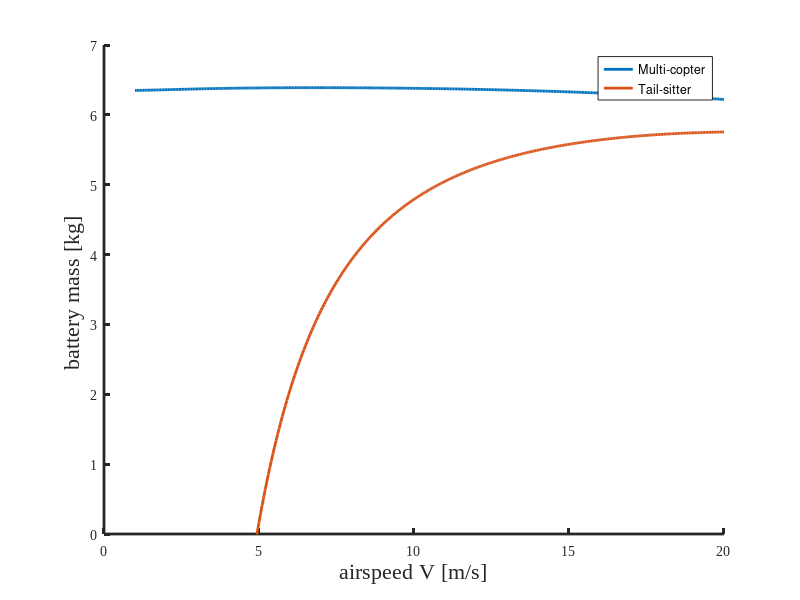
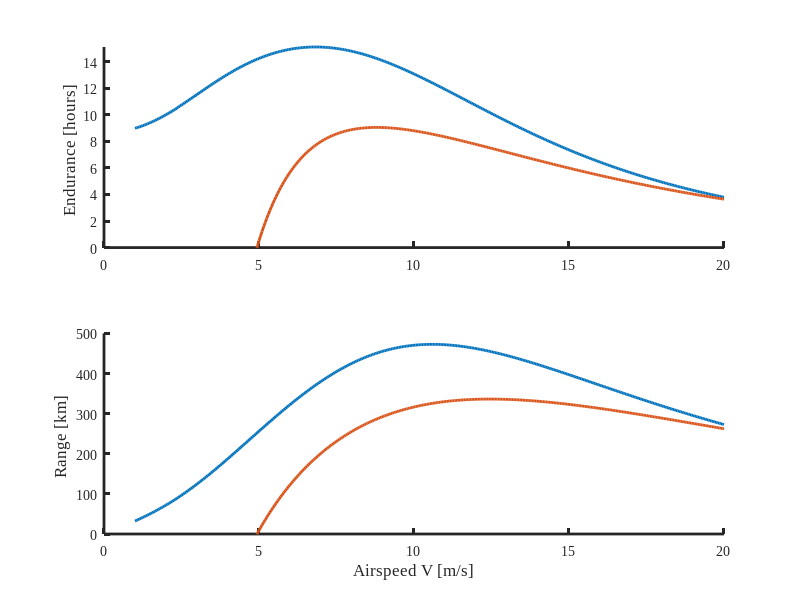
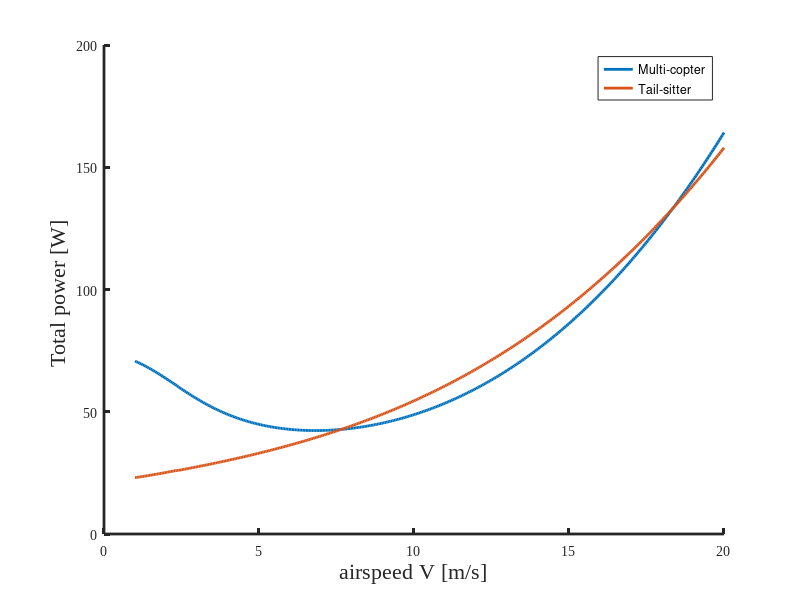

The MATLAB source for these figures, in order:
%%%% Titan Aerial Daughtercraft (TAD) %%%%%%%%%%%%%%%%
%%%% Momentum theory based parametric analysis %%%%%%%
%%%% Tailsitter multi-copter comparison %%%%%%%%%%%%%%
%%%% 07/09/2018 %%%%%%%%%%%%%%%%%%%%%%%%%%%%%%%%%%%%%%
%%%% Daiju uehara, Larry Matthies, Phil Tokumaru %%%%% 

clc 
clear all

% Define planet paremeters on Titan
a = 190;% speed of sound [m/s]
rho = 5.34;% air density [kg/m^3]
g = 1.352;% gravity [m/s^2]
nu = 1.2e-6;% kinematic viscosity [m^2/s]

%%
% Define vehicle parameters
m = 10;% vehicle mass [kg]
N = m*g;% vehicle weight [N]
Nrt = 2;% number of rotor
Nrm = 4;

% Hover performance assumption
FM = 0.72;% rotor figure of merit is given parameter in this analysis 
Mtip = 0.18;% Tip mach number
DL = 50/g;% disk loading [kg/m^2] typical for toy-scale helicopter?

% Parameters of each rotor 
Vtip = Mtip*a;% Tip speed [m/s]

At = m/Nrt/DL;% disk area
Am = m/Nrm/DL;% disk area
Rt = sqrt(At/pi);% rotor radius [m]
Rm = sqrt(Am/pi);% rotor radius [m]
omegat = Vtip/Rt;% angular velocity [rad/s]
omegam = Vtip/Rm;% angular velocity [rad/s]

RPMt = 2*pi/omegat*60;% angular velocity [RPM]
RPMm = 2*pi/omegam*60;% angular velocity [RPM]

% Ideal hover power 
Tht = N/Nrt;%thrust of each rotor for hover
vht = sqrt(DL*g/2/rho);% ideal induced velocity in hover
Pht = Tht*vht;% ideal induced power in hover
Thm = N/Nrm;%thrust of each rotor for hover
vhm = sqrt(DL*g/2/rho);% ideal induced velocity in hover
Phm = Thm*vhm;% ideal induced power in hover

% Payload/fuselage design
df = 300;% fuselage density [kg/m^3]
% rf = (m/df*3/4*1/pi)^(1/3);
rf = 0.050;
Af = pi*rf^2;% fuselage frontal area [m^2]

mp = 2;% payload mass [kg]
ma = 0.5;% avionics mass [kg]
da = 2500;% avionics density [kg/m^3]
va = ma/da;% avionics volume [m^3]
de = 2500;% energy storage density [kg/m^3]

Cdmulti = 1.5;% drag multiplier

% Efficiency coefficients
etam = 0.80;% motor efficiency 
etac = 0.95;% control efficiency 

etafw = FM*etam*etac;% total forward flight efficiency
kinduced = 1.15;% induced power factor 

% Blade parameters
dblade = 0.15;% blade mass density based on disk area [kg/m^2]
mbladet = dblade*At*4;
mbladem = dblade*Am*4;
Cdblade = 0.007;% blade drag coefficient

% Support tube mass
msupport = 0;

% Motor constant 
m1 = 0.003;% motor constant [kg]
m2 = 0.322;% motor constant [kg/N-m]

% Battery specific energy
Ebconst = 100;% Wh/kg

%%
% Level flight analysis
V = 1:0.05:20;% forward speed flight range

mbattery = 0;
% Matrix allocation
timet = zeros(1,length(V));
timem = zeros(1,length(V));

hourst = zeros(1,length(V));
hoursm = zeros(1,length(V));

ranget = zeros(1,length(V));
rangem = zeros(1,length(V));

Pst = zeros(1,length(V));
Psm = zeros(1,length(V));

mbat = zeros(1,length(V));
mbam = zeros(1,length(V));

Thrustt = zeros(1,length(V));
Thrustm = zeros(1,length(V));

Ss = zeros(1,length(V));
kwss = zeros(1,length(V));
% kbs = zeros(1,length(V));
% vs = zeros(1,length(V));

kw = 20;% wing weight coefficient [N/m^2]
AR = 6;
CD0 = 0.03;
e = 0.75;
K = 1/pi/AR/e;
CL = sqrt(CD0/K);
counter = 0;

for ii = 1:length(V)
% Tail sitter
        Re = V(1,ii)*2*rf/nu;% Reynolds number
        if Re < 2e5
            Cdbody = 0.47;% drag coefficient of vehicle body
        else
            Cdbody = 0.3;
        end
        S = 2*N/rho/CL/(V(1,ii)^2);
        mwing = kw*S;
        kws = N/S;
        Dwing = 1/2*rho*(CD0+K*CL^2)*S*V(1,ii)^2;
        Dbody = 1/2*Cdbody*V(1,ii)^2*rho*Af;% parasite drag [N]
        Ttotal = Dwing+Dbody;
%         Ttotal = Dwing;
        Trotor = Ttotal/Nrt;
        
        vtemp = sqrt(Trotor/2/rho/At);
        vclimb = vtemp*(-V(1,ii)/(2*vtemp)+sqrt(1+(V(1,ii)/(2*vtemp))^2));% induced velocity in climb [m/s]

        Ptemp = Trotor*vtemp;
        Pclimb = Ptemp*(V(1,ii)/(2*vtemp)+sqrt(1+(V(1,ii)/(2*vtemp))^2));% induced power in climb [W]
        Profile = 20;

        Pca = Pclimb/etafw;% actual power [W]
        Pcatotal = Pca*Nrt+Profile;% Total climb power 
        
        Q = Pca/omegat;% Torque of each rotor [Nm]
        mmotor = m1+m2*Q;% motor mass [kg]
        
        % Find total mass required
        mbattery = m-mmotor*Nrt-mwing-ma-mp-msupport-mbladet-0.1*m;
        counter = counter+1;

        Eb = Ebconst*mbattery;% battery energy [Wh]
        timet(1,ii) = Eb/Pcatotal*3600;% mission endurance [s]
        hourst(1,ii) = timet(1,ii)/3600;% mission endurance [h]
        ranget(1,ii) = timet(1,ii)*V(1,ii)/1000;% mission range [km]
        mbat(1,ii) = mbattery;
%         kbs(1,ii) = mbattery/m;
        Thrustt(1,ii) = Ttotal;
        Pst(1,ii) = Pcatotal;
%         vs(1,ii) = vclimb;
        Ss(1,ii) = S;
%         mwings(1,ii) = mwing;
        kwss(1,ii) = kws;

%%%%%%%%%%%%%%%%%%%%%%%%%%%%%%%%%%%%%%%%%%%%%%%%%%%%%%%%%%%%%%
%             evolume = mbattery/de;% energy storage volume [m^3]
%             wbvolume = evolume+va;% warm box volume [m^3]
%             wblength = (wbvolume)^(1/3);% warm box side length [m]
%             Awb = (wblength+it)^2;% warm box frontal area with insulation [m^2]
%             Afuselage = Awb+Ap;% payload + warm box [m^2]
%             lre = Afuselage/pw;% characteristic length for Re [m]
%             Re = V(1,ii)*2*rf/nu;% Reynolds number
%             if Re < 2e5
%                 Cdbody = 0.47;% drag coefficient of vehicle body
%             else
%                 Cdbody = 0.18;
%             end
            Dbody = 1/2*Cdmulti*Cdbody*V(1,ii)^2*rho*Af;% parasite drag [N]
            Ppara = Dbody*V(1,ii);% Parasite power [W]
            Drotor = Dbody/Nrm;% drag per rotor [N]
            AoA = atan(Drotor/Thm);% disk angle of attack [rad]
            degree = rad2deg(AoA);% AoA [deg]
            Ttotal = sqrt(Drotor^2+Thm^2);% Total thrust of each rotor [N]
            mu = V(1,ii)*cos(AoA)/(Vtip);
            Ct = Ttotal/(rho*Am*Vtip^2);
            lambda = sqrt(Ct/2);
            lambda_old = 10*lambda;
            iter = 0;
            while abs(lambda_old-lambda) > 10^-3 && lambda ~= 0
                lambda_old = lambda;
                lambda = lambda - (lambda-mu*tan(AoA)-Ct/2/sqrt(mu^2+lambda^2))...
                         /(1+Ct/2*lambda/((mu^2+lambda^2)^(3/2)));
                iter = iter + 1;
            end
            vi = lambda*Vtip-V(1,ii)*sin(AoA);% induced velocity in forward flight
            Pi = Ttotal*vi;% induced power without induced loss
            Paero = (Pi*Nrm+Ppara)/etafw+Profile;% no profile power because of the momentum theory based analysis
            Paerorotor = Paero/Nrm;% shaft power of each rotor 
%             mskin = 1.600*8*Afuselage;% Fuselage mass
%             rch = Pi/Ph;% ratio of forward flight induced power to hover 
            Q = Paerorotor/omegam;% Torque of each rotor [Nm]
            mmotor = m1+m2*Q;% motor mass [kg]

            % Find total mass required
            mbattery = m-mmotor*Nrm-ma-mp-msupport-mbladem-0.1*m;
            counter = counter+1;

          
        Eb = Ebconst*mbattery;% battery energy [Wh]
        timem(1,ii) = Eb/Paero*3600;% mission endurance [s]
        hoursm(1,ii) = timem(1,ii)/3600;% mission endurance [h]
        rangem(1,ii) = timem(1,ii)*V(1,ii)/1000;% mission range [km]
%         Qs(1,ii) = Q;
%         alpha(1,ii) = degree;
        mbam(1,ii) = mbattery;
        Thrustm(1,ii) = Ttotal;
        Psm(1,ii) = Paero;
%         Pis(1,ii) = Pi*Nr/etafw;
%         Pps(1,ii) = Ppara;
%         vis(1,ii) = vi;
end
%%
figure(1)
hold on
si = 2;
h5 = plot(V,mbam,'linewidth',si);
plot(V,mbat,'linewidth',si)
% plot(V,Pps,'linewidth',si)
% hh5 = plot(V(1,Imin),Ps(1,Imin),'ok','linewidth',si);

h = gca;
grid off;
fs = 16;
% set(h,'GridAlpha',0.1,'GridLineStyle','--','GridColor',[0.5 0.5 0.5]);
% title('ground config');
xlabel('airspeed V [m/s]','FontSize',fs);
ylabel('battery mass [kg] ','FontSize',fs);
set(h,'FontName','Times New Roman','linewidth',si);
set(h,'FontName','Times New Roman','linewidth',si);
legend('Multi-copter','Tail-sitter');

% a1 = 0;
% a2 = 16;
b1 = 0;
b2 = 7;
% xlim([a1 a2]);
ylim([b1 b2]);

FS = 12;

%%
figure(2)
si = 2;
subplot(2,1,1)
hold on
hhh5 = plot(V,hoursm,'linewidth',si);
hhhh5 = plot(V,hourst,'linewidth',si);

h = gca;
grid off;
fs = 12;

ylabel('Endurance [hours] ','FontSize',fs);
set(h,'FontName','Times New Roman','linewidth',si);
set(h,'FontName','Times New Roman','linewidth',si);
ylim([0 Inf]);

subplot(2,1,2)
hold on
hhhhh5 = plot(V,rangem,'linewidth',si);
hhhhh5 = plot(V,ranget,'linewidth',si);

h = gca;
grid off;
fs = 12;

xlabel('Airspeed V [m/s]','FontSize',fs);
ylabel('Range [km] ','FontSize',fs);
set(h,'FontName','Times New Roman','linewidth',si);
set(h,'FontName','Times New Roman','linewidth',si);

a1 = 0;
a2 = 16;
b1 = 0;
b2 = 500;
% xlim([a1 a2]);
ylim([b1 b2]);

%%
figure(3)
hold on
si = 2;
h5 = plot(V,Psm,'linewidth',si);
plot(V,Pst,'linewidth',si)
% plot(V,Pps,'linewidth',si)
% hh5 = plot(V(1,Imin),Ps(1,Imin),'ok','linewidth',si);

h = gca;
grid off;
fs = 16;
% set(h,'GridAlpha',0.1,'GridLineStyle','--','GridColor',[0.5 0.5 0.5]);
% title('ground config');
xlabel('airspeed V [m/s]','FontSize',fs);
ylabel('Total power [W] ','FontSize',fs);
set(h,'FontName','Times New Roman','linewidth',si);
set(h,'FontName','Times New Roman','linewidth',si);
legend('Multi-copter','Tail-sitter');

% a1 = 0;
% a2 = 16;
b1 = 0;
b2 = 7;
% xlim([a1 a2]);
% ylim([b1 b2]);
% set(h,'YTick',yt) ;
% set(h,'YTickLabel',yt,'fontsize',FS) ;